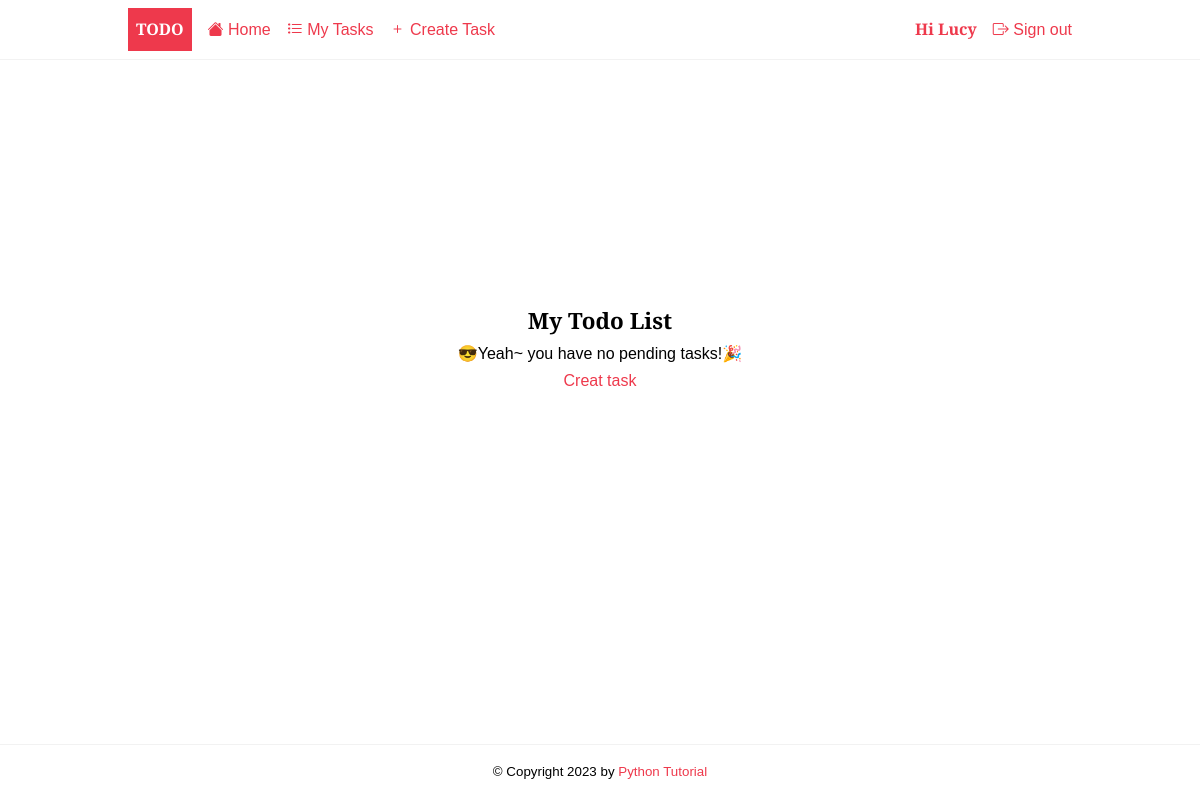
The page /tasks/ (signed in) on the database as committed earlier.
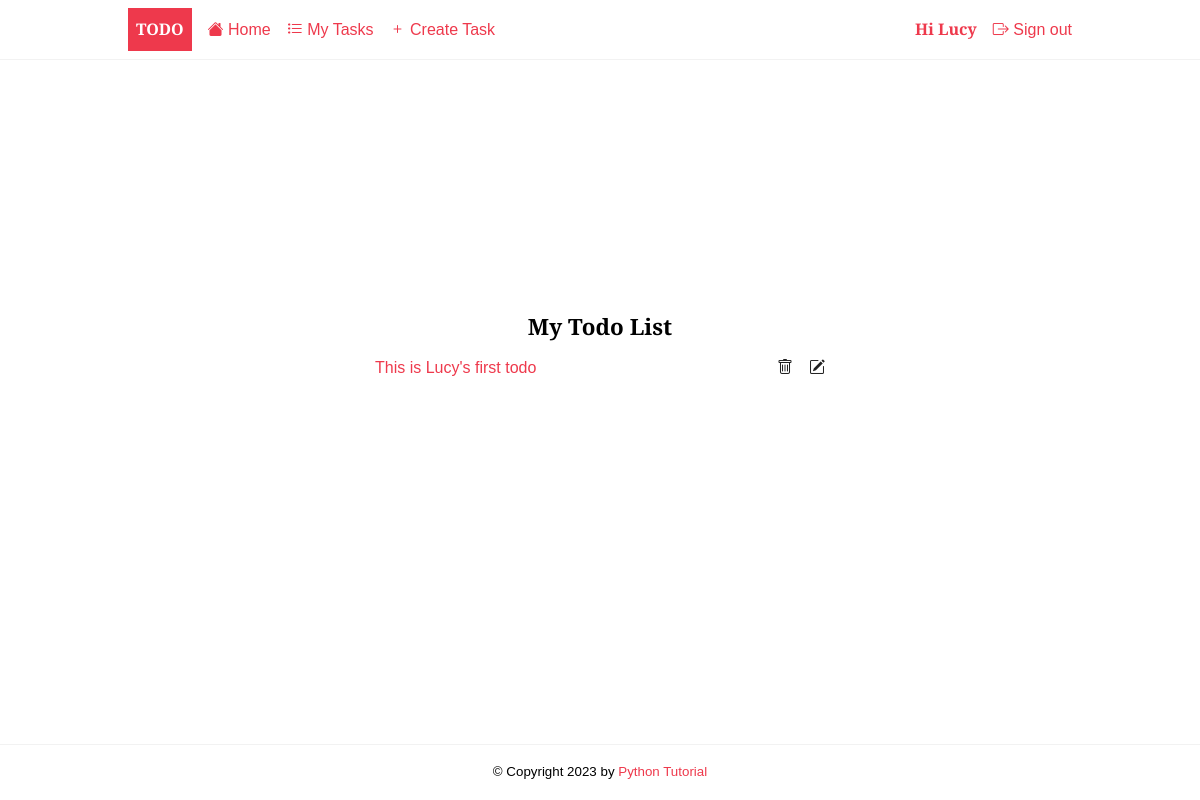
The same page on the database as committed later.
### todo/models.py (models this page shows, shortened)
class Task(models.Model):
    title = models.CharField(max_length=255)
    description = models.TextField(null=True, blank=True)
    completed = models.BooleanField(default=False)
    created_at = models.DateTimeField(auto_now_add=True)
    user = models.ForeignKey(User, on_delete=models.CASCADE, null=True, blank=True)
    class Meta:
        ordering = ["completed"]

### todo/views.py (the view)
# urls.py: path("tasks/", views.TaskList.as_view(), name="tasks"),
class TaskList(LoginRequiredMixin, generic.ListView):
    model = Task
    context_object_name = 'tasks'
    def get_queryset(self):
        return self.model.objects.filter(user=self.request.user)

### todo/templates/todo/task_list.html
{% extends 'base.html' %}
{% block content %}
<div class="center">
	<h2>My Todo List</h2>
	{% if tasks %}
	<ul class="tasks">
		{% for task in tasks %}
			<li><a href="{% url 'todo:task_detail' task.id %}" class="{% if task.completed %}completed{% endif %}">{{ task.title }}</a>
				<div  class="task-controls">
				 	<a href="{% url 'todo:task_delete' task.id %}"><i class="bi bi-trash"></i> </a>
					<a href="{% url 'todo:task_update' task.id %}"><i class="bi bi-pencil-square"></i></a>
		        </div>
		    </li>
		{% endfor %}
	{% else %}
		<p>😎Yeah~ you have no pending tasks!🎉</p>
        <a href="{% url 'todo:task_create' %}">Creat task</a>
	{% endif %}
	</ul>
</div>
{% endblock content %}

### templates/base.html (shortened to what this page needs)
{% load static %}
<!DOCTYPE html>
<html lang="en">
    <head>
        <link rel="stylesheet" href="{% static 'css/style.css' %}" />
    </head>
    <body>
        <header class="header">
            <div class="container">
                <a href="{% url 'todo:home' %}" class="logo">Todo</a>
                <nav class="nav">
                    <a href="{% url 'todo:home' %}"><i class="bi bi-house-fill"></i> Home</a>
                    {% if request.user.is_authenticated %}
                        <a href="{% url 'todo:tasks' %}"><i class="bi bi-list-task"></i> My Tasks</a>
                        <a href="{% url 'todo:task_create' %}"><i class="bi bi-plus"></i> Create Task</a>
                        <a href="{% url 'users:profile' %}" title="Update profile">Hi {{ request.user | title }}</a>
                        <a href="{% url 'users:logout' %}"><i class="bi bi-box-arrow-right"></i> Sign out</a>
                    {% else %}
                        <a href="{% url 'users:login' %}" class="btn btn-outline">Sign in</a>
                        <a href="{% url 'users:signup' %}" class="btn btn-primary">Sign up</a>
                    {% endif %}
                </nav>
            </div>
        </header>
        <main>
            <div class="container">
                {% block content %}
                {% endblock content%}
            </div>
        </main>
        <footer class="footer">
            <div class="container">
                <small><p>&copy; Copyright {% now "Y" %}  by <a href="https://www.pythontutorial.net"> Python Tutorial</a></p></small>
            </div>
        </footer>
    </body>
</html>

### static/css/style.css (style rules this page uses)
:root { --color-primary: #ee394c; --color-secondary: #86b7fe; --color-light: #f2f2f2; --color-gray: #ced4da; --color-dark: #212121; --color-white: #ffffff; --color-error: #e2442f; --color-warning: #ffc900; --color-info: #02a2b9; --color-success: #1ba345; --color-input: #00d1b2; --border-radius: 5px; }
* { margin: 0; padding: 0; box-sizing: border-box; text-rendering: optimizeLegibility; }
html, body { height: 100%; }
body { font-family: 'Merriweather Sans', sans-serif; font-size: 1rem; font-weight: 300; line-height: 1.7; display: flex; flex-direction: column; }
h2 { font-size: 1.4rem; }
a { color: var(--color-primary); text-decoration: none; }
.container { max-width: 960px; margin: 0 auto; padding: 0.5rem; }
.header { border-bottom: solid 1px var(--color-light); }
.header .container { display: flex; align-items: center; gap:1rem; }
.nav { display:flex; gap:1rem; align-items: center; justify-content: center; flex-basis: 100%; }
.nav a:nth-last-child(2) { margin-left: auto; font-weight: bold; }
.logo { padding: 0.5rem; background-color: var(--color-primary); text-decoration: none; color: var(--color-white); font-weight: bold; text-transform: uppercase; }
.tasks { list-style: none; width: 100%; max-width: 450px; }
.tasks li { display: flex; justify-content: space-between; align-items: center; width: 100%; border-bottom: solid 1px var(--color-dark); padding: 0.5rem 0; }
.tasks li:last-of-type { border-bottom: none; }
.task-controls { display: flex; justify-content: space-between; gap: 1rem; }
.task-controls a { color: var(--color-dark); }
.footer p { text-align: center; }
.footer { margin-top: auto; padding: 0.5rem 0; border-top: solid 1px var(--color-light); }
.center { display: flex; flex-direction: column; align-items: center; justify-content: center; min-height: 70vh; }

Rows that differ between the two databases and show on the page:
added Task: title "This is Lucy's first todo"
Other text that changed with them:
text no longer shown: "😎Yeah~ you have no pending tasks!🎉 Creat task"
